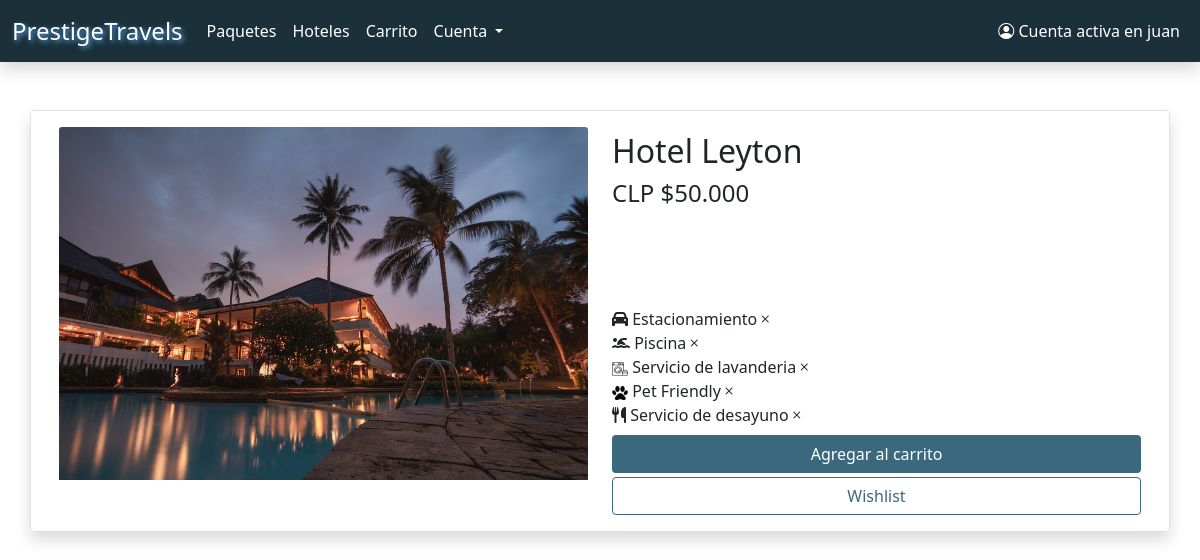
The app's page /PHP/detalles.php?product=3&bool=0 (signed in), older data.
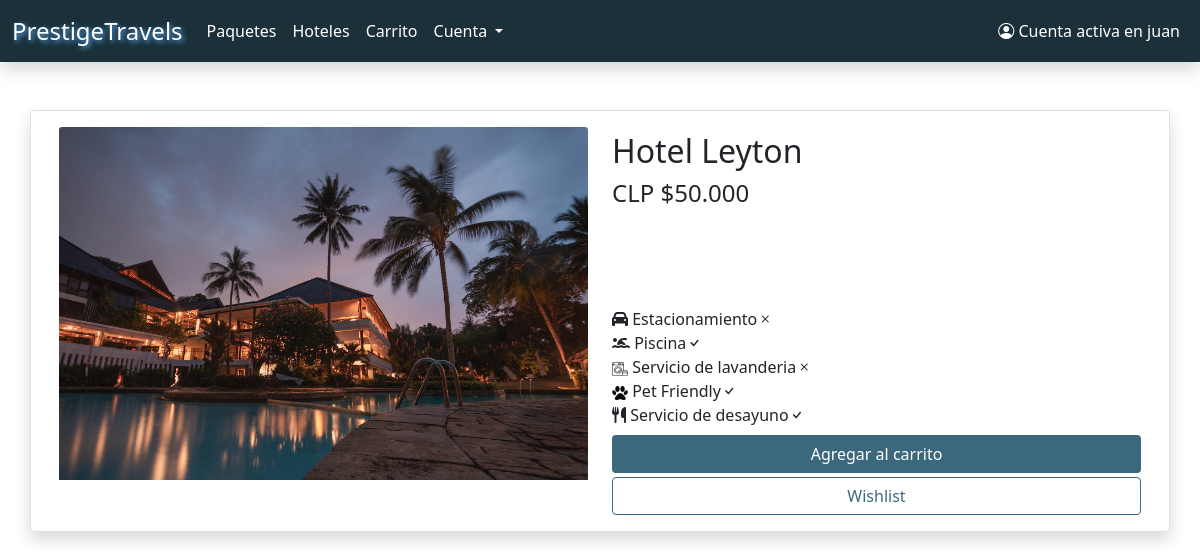
The same page, newer data.
### PHP/Detalles.php (the view, shortened to what this page needs)
<!DOCTYPE html>
<?php
	include "quantityOnCart.php";
?>
<html lang="en">
<head>
	<link rel = "stylesheet" type = "text/css" href = "../css/index.css">
	<link rel = "stylesheet" type = "text/css" href = "../css/navbar.css">
	<link rel = "stylesheet" type = "text/css" href = "../css/table.css">
	<link rel = "stylesheet" type = "text/css" href = "../css/general.css">
	<link rel = "stylesheet" type = "text/css" href = "../css/star.css">
	<link href="https://cdn.jsdelivr.net/npm/bootstrap@5.0.2/dist/css/bootstrap.min.css" rel="stylesheet">
	<link rel="stylesheet" href="https://cdn.jsdelivr.net/npm/bootstrap-icons@1.5.0/font/bootstrap-icons.css">
</head>
<body>
	<?php include "Navbar.php"; ?>
	<div class="container">
		<div class="row rounded mt-5 p-3 border border shadow">
			<?php
			if(ISSET($_GET["bool"]) && ISSET($_GET["product"])){
				if ($_GET['bool'] == 0){
					$query = 'SELECT * FROM hoteles WHERE id_hotel = "'.$_GET['product'].'"';
					$result = mysqli_query($conn,$query);
					$row = $result->fetch_assoc();
				?>
				<div class="col-6">
					<img class="card-img-top" src="../images/hoteles/h-id<?php echo $row["id_hotel"]?>-1.jpg" alt="imghotel">
				</div>
				<div class="col-6">
					<p class="fs-2"><?php echo $row['Nombre_hotel'] ?></p>
					<p class="fs-4">CLP $<?php echo number_format($row['Precio_noche'], 0, ",", ".")?></p>
					<?php
					if ($row["estacionamiento"] == 1){
						echo '<p><i class="fa-solid fa-car"></i> Estacionamiento';
						echo '<i class="bi bi-check"></i>';
					} else{
						echo '<p><i class="fa-solid fa-car"></i> Estacionamiento';
						echo '<i class="bi bi-x"></i>';
					}
					echo '</p>';
					if ($row["piscina"] == 1){
						echo '<p><i class="fa-solid fa-person-swimming"></i> Piscina';
						echo '<i class="bi bi-check"></i>';
					} else{
						echo '<p><i class="fa-solid fa-person-swimming"></i> Piscina';
						echo '<i class="bi bi-x"></i>';
					}
					echo '</p>';
					if ($row["serv_lavanderia"]==1){
						echo '<p><img src="../images/washing.png" width="16" height="14"> Servicio de lavanderia';
						echo '<i class="bi bi-check"></i>';
					} else{
						echo '<p><img src="../images/washing.png" width="16" height="14"> Servicio de lavanderia';
						echo '<i class="bi bi-x"></i>';
					}
					echo '</p>';
					if ($row["pet_friend"]){
						echo '<p><img src="../images/paw.png" width="16" height="14"> Pet Friendly';
						echo '<i class="bi bi-check"></i>';
					} else{
						echo '<p><img src="../images/paw.png" width="16" height="14"> Pet Friendly';
						echo '<i class="bi bi-x"></i>';
					}
					echo '</p>';
					if ($row["serv_desayuno"]){
						echo '<p><i class="fa-solid fa-utensils"></i> Servicio de desayuno';
						echo '<i class="bi bi-check"></i>';
					} else{
						echo '<p><i class="fa-solid fa-utensils"></i> Servicio de desayuno';
						echo '<i class="bi bi-x"></i>';
					}
					echo '</p>';
					echo '<form action="#"  method="POST">';
						echo '<div class="d-grid mt-2">';
							echo '<button type = "submit" name="cart" class="btn btn-reserve rounded">Agregar al carrito</button>';
							echo '<button type="submit" name="wish" class="btn btn-cart rounded mt-1">Wishlist</button>';
						echo '</div>';
					echo '</form>';
					?>
				</div>
				<?php
				}
			} else {
				header('location:index.php');
			}
			?>
		</div>
	</div>
</body>

Row changes from the older to the newer data that the page shows:
changed hoteles "Hotel Leyton": piscina 0 → 1 (drawn); pet_friend 0 → 1 (drawn); serv_desayuno 0 → 1 (drawn)
